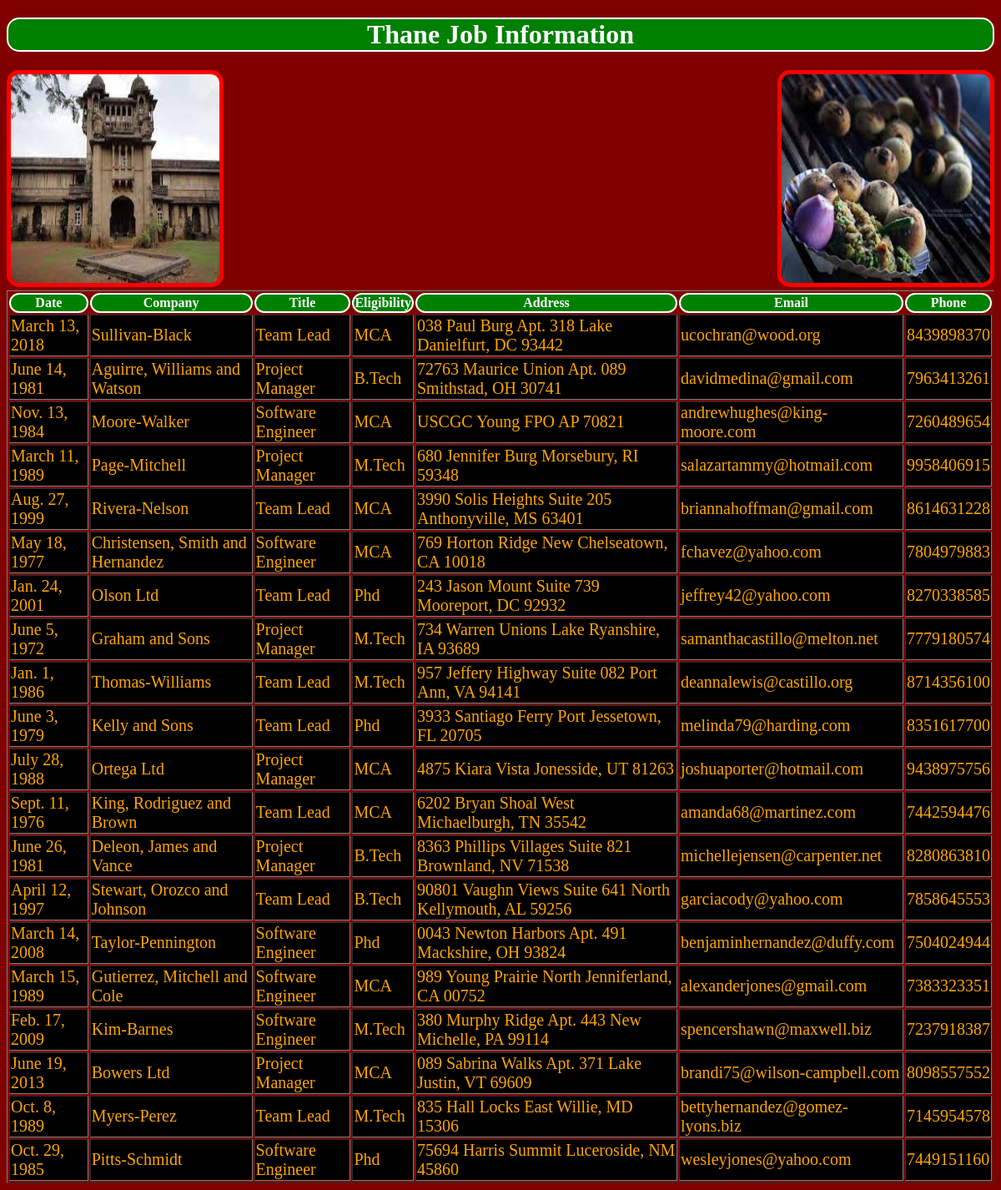
The app's page /tj/ with its own data.
### testapp/models.py (models this page shows)
class ThaneJob(models.Model):
    date=models.DateField();
    company=models.CharField(max_length=200);
    title=models.CharField(max_length=200);
    eligibility=models.CharField(max_length=200);
    address=models.CharField(max_length=200);
    email=models.EmailField();
    phone=models.IntegerField();

### testapp/views.py (the view)
# urls.py: path('tj/', views.thane_job_view),
def thane_job_view(request):
    job_list=ThaneJob.objects.all()
    my_dict={'job_list':job_list}
    return render(request,'testapp/ThaneJob.html',context=my_dict)

### templates/testapp/ThaneJob.html (shortened to what this page needs)
<!DOCTYPE html>
{%load staticfiles%}
<html lang="en" dir="ltr">
  <head>
    <link rel="stylesheet" href="{% static "css/demo1.css"%} ">
  </head>
  <body>
    <h1>Thane Job Information</h1>
    <img src="{%static "images/thane1.jpg"%}" >
    <img src="{%static "images/bati.jpg"%}" alt="" id="img2" >
    {%if job_list%}
    <table border="1">
      <tr>
      <th>Date</th>
      <th>Company</th>
      <th>Title</th>
      <th>Eligibility</th>
      <th>Address</th>
      <th>Email</th>
      <th>Phone</th>
      </tr>
      {%for job in job_list%}
      <tr>
        <td>{{job.date}}</td>
        <td>{{job.company}}</td>
        <td>{{job.title}}</td>
        <td>{{job.eligibility}}</td>
        <td>{{job.address}}</td>
        <td>{{job.email}}</td>
        <td>{{job.phone}}</td>
      </tr>
      {%endfor%}
    </table>
    {%endif%}
  </body>
</html>

### static/css/demo1.css (style rules this page uses)
body { background-image: url(C:\Users\Admin\Desktop\rain.jpg); background-color:maroon; }
h1,th { background: green; color: white; text-align: center; border: 2px solid white; border-radius: 15px 15px 15px 15px; }
td { background: black; color:orange; font-size: 20px; }
img { height: 250px; width: 250px; border: 5px solid red; border-radius: 15px 15px 15px 15px; }
#img2 { float: right; }

### records on screen
ThaneJob: date "March 13, 2018", company "Sullivan-Black", title "Team Lead", eligibility "MCA", address "038 Paul Burg Apt. 318 Lake Danielfurt, DC 93442", email "ucochran@wood.org", phone "8439898370"
ThaneJob: date "June 14, 1981", company "Aguirre, Williams and Watson", title "Project Manager", eligibility "B.Tech", address "72763 Maurice Union Apt. 089 Smithstad, OH 30741", email "davidmedina@gmail.com", phone "7963413261"
ThaneJob: date "Nov. 13, 1984", company "Moore-Walker", title "Software Engineer", eligibility "MCA", address "USCGC Young FPO AP 70821", email "andrewhughes@king-moore.com", phone "7260489654"
ThaneJob: date "March 11, 1989", company "Page-Mitchell", title "Project Manager", eligibility "M.Tech", address "680 Jennifer Burg Morsebury, RI 59348", email "salazartammy@hotmail.com", phone "9958406915"
ThaneJob: date "Aug. 27, 1999", company "Rivera-Nelson", title "Team Lead", eligibility "MCA", address "3990 Solis Heights Suite 205 Anthonyville, MS 63401", email "briannahoffman@gmail.com", phone "8614631228"
ThaneJob: date "May 18, 1977", company "Christensen, Smith and Hernandez", title "Software Engineer", eligibility "MCA", address "769 Horton Ridge New Chelseatown, CA 10018", email "fchavez@yahoo.com", phone "7804979883"
ThaneJob: date "Jan. 24, 2001", company "Olson Ltd", title "Team Lead", eligibility "Phd", address "243 Jason Mount Suite 739 Mooreport, DC 92932", email "jeffrey42@yahoo.com", phone "8270338585"
ThaneJob: date "June 5, 1972", company "Graham and Sons", title "Project Manager", eligibility "M.Tech", address "734 Warren Unions Lake Ryanshire, IA 93689", email "samanthacastillo@melton.net", phone "7779180574"
ThaneJob: date "Jan. 1, 1986", company "Thomas-Williams", title "Team Lead", eligibility "M.Tech", address "957 Jeffery Highway Suite 082 Port Ann, VA 94141", email "deannalewis@castillo.org", phone "8714356100"
ThaneJob: date "June 3, 1979", company "Kelly and Sons", title "Team Lead", eligibility "Phd", address "3933 Santiago Ferry Port Jessetown, FL 20705", email "melinda79@harding.com", phone "8351617700"
ThaneJob: date "July 28, 1988", company "Ortega Ltd", title "Project Manager", eligibility "MCA", address "4875 Kiara Vista Jonesside, UT 81263", email "joshuaporter@hotmail.com", phone "9438975756"
ThaneJob: date "Sept. 11, 1976", company "King, Rodriguez and Brown", title "Team Lead", eligibility "MCA", address "6202 Bryan Shoal West Michaelburgh, TN 35542", email "amanda68@martinez.com", phone "7442594476"
ThaneJob: date "June 26, 1981", company "Deleon, James and Vance", title "Project Manager", eligibility "B.Tech", address "8363 Phillips Villages Suite 821 Brownland, NV 71538", email "michellejensen@carpenter.net", phone "8280863810"
ThaneJob: date "April 12, 1997", company "Stewart, Orozco and Johnson", title "Team Lead", eligibility "B.Tech", address "90801 Vaughn Views Suite 641 North Kellymouth, AL 59256", email "garciacody@yahoo.com", phone "7858645553"
ThaneJob: date "March 14, 2008", company "Taylor-Pennington", title "Software Engineer", eligibility "Phd", address "0043 Newton Harbors Apt. 491 Mackshire, OH 93824", email "benjaminhernandez@duffy.com", phone "7504024944"
ThaneJob: date "March 15, 1989", company "Gutierrez, Mitchell and Cole", title "Software Engineer", eligibility "MCA", address "989 Young Prairie North Jenniferland, CA 00752", email "alexanderjones@gmail.com", phone "7383323351"
ThaneJob: date "Feb. 17, 2009", company "Kim-Barnes", title "Software Engineer", eligibility "M.Tech", address "380 Murphy Ridge Apt. 443 New Michelle, PA 99114", email "spencershawn@maxwell.biz", phone "7237918387"
ThaneJob: date "June 19, 2013", company "Bowers Ltd", title "Project Manager", eligibility "MCA", address "089 Sabrina Walks Apt. 371 Lake Justin, VT 69609", email "brandi75@wilson-campbell.com", phone "8098557552"
ThaneJob: date "Oct. 8, 1989", company "Myers-Perez", title "Team Lead", eligibility "M.Tech", address "835 Hall Locks East Willie, MD 15306", email "bettyhernandez@gomez-lyons.biz", phone "7145954578"
ThaneJob: date "Oct. 29, 1985", company "Pitts-Schmidt", title "Software Engineer", eligibility "Phd", address "75694 Harris Summit Luceroside, NM 45860", email "wesleyjones@yahoo.com", phone "7449151160"
